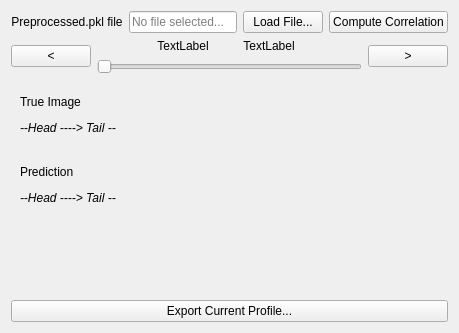
        <widget class="QWidget" name="tab_7">
         <attribute name="title">
          <string>Compare...</string>
         </attribute>
         <layout class="QVBoxLayout" name="verticalLayout_7">
          <item>
           <layout class="QGridLayout" name="gridLayout_9">
            <item row="1" column="7" rowspan="2">
             <widget class="PyDMPushButton" name="nextShotButton_cmp">
              <property name="text">
               <string>&gt;</string>
              </property>
             </widget>
            </item>
            <item row="1" column="3">
             <widget class="QLabel" name="shotNumber_cmp">
              <property name="text">
               <string>TextLabel</string>
              </property>
              <property name="alignment">
               <set>Qt::AlignCenter</set>
              </property>
             </widget>
            </item>
            <item row="0" column="6" colspan="2">
             <widget class="PyDMPushButton" name="computeCorrButton_cmp">
              <property name="text">
               <string>Compute Correlation</string>
              </property>
             </widget>
            </item>
            <item row="1" column="0" rowspan="2">
             <widget class="PyDMPushButton" name="prevShotButton_cmp">
              <property name="text">
               <string>&lt;</string>
              </property>
             </widget>
            </item>
            <item row="1" column="4" colspan="2">
             <widget class="QLabel" name="shotNumberCI_cmp">
              <property name="text">
               <string>TextLabel</string>
              </property>
              <property name="alignment">
               <set>Qt::AlignCenter</set>
              </property>
             </widget>
            </item>
            <item row="2" column="1" colspan="6">
             <widget class="QSlider" name="shotNumberSlider_cmp">
              <property name="orientation">
               <enum>Qt::Horizontal</enum>
              </property>
             </widget>
            </item>
            <item row="0" column="0" colspan="2">
             <widget class="QLabel" name="shotNumber_11">
              <property name="text">
               <string>Preprocessed.pkl file</string>
              </property>
              <property name="alignment">
               <set>Qt::AlignCenter</set>
              </property>
             </widget>
            </item>
            <item row="0" column="2" colspan="3">
             <widget class="QLineEdit" name="preprocessFilePath_cmp">
              <property name="readOnly">
               <bool>true</bool>
              </property>
              <property name="placeholderText">
               <string>No file selected...</string>
              </property>
             </widget>
            </item>
            <item row="0" column="5">
             <widget class="PyDMPushButton" name="preprocessLoadButton_cmp">
              <property name="text">
               <string>Load File...</string>
              </property>
             </widget>
            </item>
           </layout>
          </item>
          <item>
           <widget class="QWidget" name="display1_4" native="true">
            <property name="sizePolicy">
             <sizepolicy hsizetype="Preferred" vsizetype="Expanding">
              <horstretch>0</horstretch>
              <verstretch>3</verstretch>
             </sizepolicy>
            </property>
            <layout class="QGridLayout" name="gridLayout_6" rowstretch="1,1" columnstretch="1,5">
             <item row="1" column="1">
              <widget class="QWidget" name="currentProfile_4" native="true"/>
             </item>
             <item row="0" column="1">
              <widget class="QWidget" name="imageContainer_4" native="true">
               <property name="sizePolicy">
                <sizepolicy hsizetype="Expanding" vsizetype="Expanding">
                 <horstretch>0</horstretch>
                 <verstretch>0</verstretch>
                </sizepolicy>
               </property>
              </widget>
             </item>
             <item row="0" column="0">
              <widget class="QWidget" name="energyProfile_4" native="true">
               <property name="sizePolicy">
                <sizepolicy hsizetype="Preferred" vsizetype="Preferred">
                 <horstretch>0</horstretch>
                 <verstretch>0</verstretch>
                </sizepolicy>
               </property>
              </widget>
             </item>
             <item row="1" column="0">
              <widget class="QLabel" name="label_8">
               <property name="text">
                <string>&lt;html&gt;&lt;head/&gt;&lt;body&gt;&lt;p&gt;True Image&lt;/p&gt;&lt;p&gt;&lt;span style=&quot; font-style:italic;&quot;&gt;--Head ----&amp;gt; Tail --&lt;/span&gt;&lt;/p&gt;&lt;/body&gt;&lt;/html&gt;</string>
               </property>
              </widget>
             </item>
            </layout>
           </widget>
          </item>
          <item>
           <widget class="QWidget" name="display1_5" native="true">
            <property name="sizePolicy">
             <sizepolicy hsizetype="Preferred" vsizetype="Expanding">
              <horstretch>0</horstretch>
              <verstretch>3</verstretch>
             </sizepolicy>
            </property>
            <layout class="QGridLayout" name="gridLayout_7" rowstretch="1,1" columnstretch="1,5">
             <item row="1" column="1">
              <widget class="QWidget" name="currentProfile_5" native="true"/>
             </item>
             <item row="0" column="1">
              <widget class="QWidget" name="imageContainer_5" native="true">
               <property name="sizePolicy">
                <sizepolicy hsizetype="Expanding" vsizetype="Expanding">
                 <horstretch>0</horstretch>
                 <verstretch>0</verstretch>
                </sizepolicy>
               </property>
              </widget>
             </item>
             <item row="0" column="0">
              <widget class="QWidget" name="energyProfile_5" native="true">
               <property name="sizePolicy">
                <sizepolicy hsizetype="Preferred" vsizetype="Preferred">
                 <horstretch>0</horstretch>
                 <verstretch>0</verstretch>
                </sizepolicy>
               </property>
              </widget>
             </item>
             <item row="1" column="0">
              <widget class="QLabel" name="label_9">
               <property name="text">
                <string>&lt;html&gt;&lt;head/&gt;&lt;body&gt;&lt;p&gt;Prediction&lt;/p&gt;&lt;p&gt;&lt;span style=&quot; font-style:italic;&quot;&gt;--Head ----&amp;gt; Tail --&lt;/span&gt;&lt;/p&gt;&lt;p&gt;&lt;br/&gt;&lt;/p&gt;&lt;p&gt;&lt;br/&gt;&lt;/p&gt;&lt;/body&gt;&lt;/html&gt;</string>
               </property>
              </widget>
             </item>
            </layout>
           </widget>
          </item>
          <item>
           <widget class="PyDMPushButton" name="cpExportButton_cmp">
            <property name="text">
             <string>Export Current Profile...</string>
            </property>
           </widget>
          </item>
         </layout>
        </widget>
